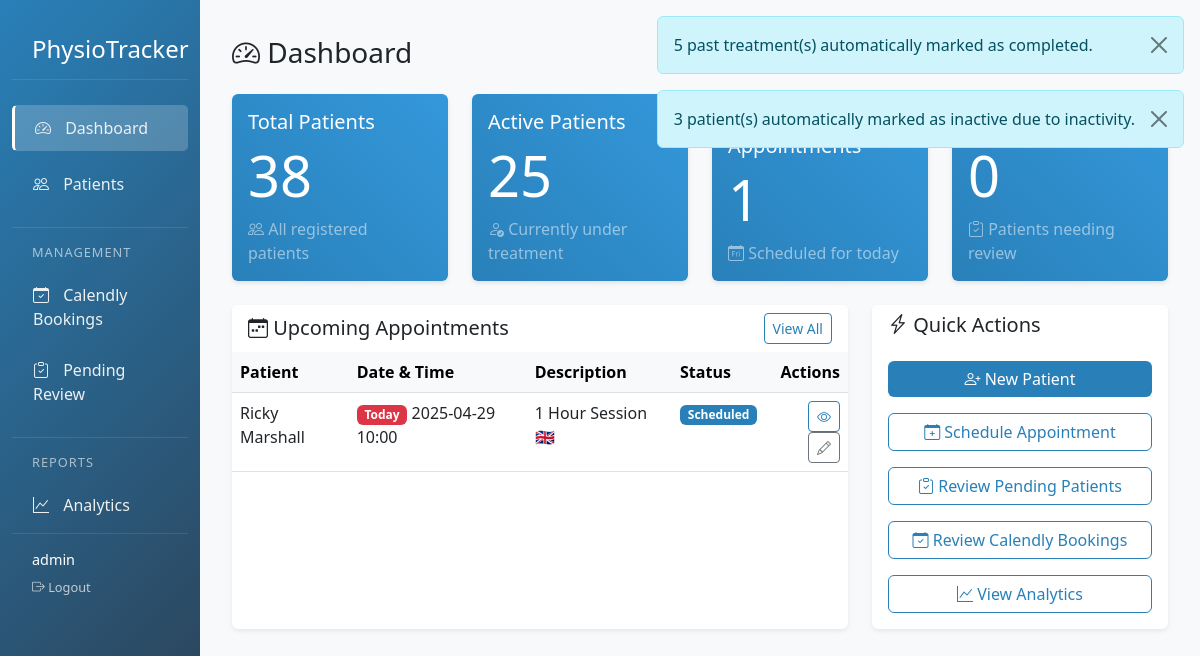
Screenshot of / (signed in) with the database file from the repository.
### app/models.py (models this page shows, shortened)
class User(db.Model, UserMixin):
    id = db.Column(db.Integer, primary_key=True)
    username = db.Column(db.String(64), unique=True, index=True)
    email = db.Column(db.String(120), unique=True, index=True)
    password_hash = db.Column(db.String(128))
    is_admin = db.Column(db.Boolean, default=False)
    created_at = db.Column(db.DateTime, default=datetime.utcnow)

class Treatment(db.Model):
    id = db.Column(db.Integer, primary_key=True)
    patient_id = db.Column(db.Integer, db.ForeignKey('patient.id'), nullable=False)
    date = db.Column(db.DateTime, nullable=False, default=datetime.utcnow)
    description = db.Column(db.Text, nullable=False)
    progress_notes = db.Column(db.Text)
    next_appointment = db.Column(db.DateTime)
    status = db.Column(db.String(20), default='Scheduled')
    created_at = db.Column(db.DateTime, default=datetime.utcnow)
    pain_level = db.Column(db.Integer)
    movement_restriction = db.Column(db.String(50))
    evaluation_data = db.Column(db.JSON)
    trigger_points = db.relationship('TriggerPoint', backref='treatment', lazy=True)

class Patient(db.Model):
    __tablename__ = 'patient'
    id = db.Column(db.Integer, primary_key=True)
    name = db.Column(db.String(100), nullable=False)
    date_of_birth = db.Column(db.Date)
    contact = db.Column(db.String(100))
    diagnosis = db.Column(db.String(200))
    treatment_plan = db.Column(db.Text)
    notes = db.Column(db.Text)
    status = db.Column(db.String(20), default='Active')
    created_at = db.Column(db.DateTime, default=datetime.utcnow)
    treatments = db.relationship('Treatment', backref='patient', lazy=True)

### app/routes/main.py (the view)
@main.route('/')
@login_required
def index():
    count_treatments = mark_past_treatments_as_completed()
    count_patients = mark_inactive_patients()
    if count_treatments > 0:
        flash(f"{count_treatments} past treatment(s) automatically marked as completed.", "info")
    if count_patients > 0:
        flash(f"{count_patients} patient(s) automatically marked as inactive due to inactivity.", "info")
    total_patients = Patient.query.count()
    active_patients = Patient.query.filter_by(status='Active').count()
    pending_review_count = Patient.query.filter_by(status='Pending Review').count()
    today = datetime.now().date()
    week_end = today + timedelta(days=7)
    month_end = today + timedelta(days=30)
    today_appointments = Treatment.query.filter(
        func.date(Treatment.next_appointment) == today
    ).count()
    upcoming_appointments = Treatment.query.filter(
        Treatment.next_appointment >= today
    ).order_by(Treatment.next_appointment).limit(5).all()
    recent_treatments = Treatment.query.order_by(
        Treatment.date.desc()
    ).limit(5).all()
    for appointment in upcoming_appointments:
        if appointment.next_appointment:
            appointment.next_appointment_datetime = appointment.next_appointment
            appointment.next_appointment_date = appointment.next_appointment.date()
    return render_template('index.html',
                           total_patients=total_patients,
                           active_patients=active_patients,
                           pending_review_count=pending_review_count,
                           today_appointments=today_appointments,
                           upcoming_appointments=upcoming_appointments,
                           recent_treatments=recent_treatments,
                           today=today,
                           week_end=week_end,
                           month_end=month_end)

### app/templates/index.html (shortened to what this page needs)
{% extends "base.html" %}
{% block content %}
<div class="container-fluid py-3">
    <h1 class="h3 mb-4"><i class="bi bi-speedometer2"></i> Dashboard</h1>
    <div class="row mb-4">
        <div class="col-md-3">
            <div class="card stats-card">
                <div class="card-body">
                    <h5 class="card-title text-white">Total Patients</h5>
                    <h2 class="display-4 text-white">{{ total_patients }}</h2>
                    <p class="card-text text-white-50">
                        <i class="bi bi-people"></i> All registered patients
                    </p>
                </div>
            </div>
        </div>
        <div class="col-md-3">
            <div class="card stats-card">
                <div class="card-body">
                    <h5 class="card-title text-white">Active Patients</h5>
                    <h2 class="display-4 text-white">{{ active_patients }}</h2>
                    <p class="card-text text-white-50">
                        <i class="bi bi-person-check"></i> Currently under treatment
                    </p>
                </div>
            </div>
        </div>
        <div class="col-md-3">
            <div class="card stats-card">
                <div class="card-body">
                    <h5 class="card-title text-white">Today's Appointments</h5>
                    <h2 class="display-4 text-white">{{ today_appointments }}</h2>
                    <p class="card-text text-white-50">
                        <i class="bi bi-calendar-day"></i> Scheduled for today
                    </p>
                </div>
            </div>
        </div>
        <div class="col-md-3">
            <div class="card stats-card">
                <div class="card-body">
                    <h5 class="card-title text-white">Pending Review</h5>
                    <h2 class="display-4 text-white">{{ pending_review_count }}</h2>
                    <p class="card-text text-white-50">
                        <i class="bi bi-clipboard-check"></i> Patients needing review
                    </p>
                </div>
            </div>
        </div>
    </div>
    <div class="row">
        <div class="col-md-8">
            <div class="card border-0 shadow-sm h-100">
                <div class="card-header bg-white border-0">
                    <div class="d-flex justify-content-between align-items-center">
                        <h5 class="mb-0"><i class="bi bi-calendar-week"></i> Upcoming Appointments</h5>
                        <a href="{{ url_for('main.appointments') }}" class="btn btn-sm btn-outline-primary">View All</a>
                    </div>
                </div>
                <div class="card-body p-0">
                    {% if upcoming_appointments %}
                    <div class="table-responsive">
                        <table class="table table-hover mb-0">
                            <thead class="table-light">
                                <tr>
                                    <th>Patient</th>
                                    <th>Date & Time</th>
                                    <th>Description</th>
                                    <th>Status</th>
                                    <th class="text-end">Actions</th>
                                </tr>
                            </thead>
                            <tbody>
                                {% for appointment in upcoming_appointments %}
                                <tr>
                                    <td>
                                        <a href="{{ url_for('main.patient_detail', id=appointment.patient.id) }}"
                                           class="text-decoration-none text-dark fw-medium">
                                           {{ appointment.patient.name }}
                                        </a>
                                    </td>
                                    <td>
                                        {% if appointment.next_appointment %}
                                            {% if appointment.next_appointment_date == today %}
                                                <span class="badge bg-danger">Today</span>
                                            {% elif appointment.next_appointment_date <= week_end %}
                                                <span class="badge bg-warning text-dark">This Week</span>
                                            {% endif %}
                                            <span class="text-dark">
                                                {{ appointment.next_appointment.strftime('%Y-%m-%d %H:%M') }}
                                            </span>
                                        {% else %}
                                            <span class="text-muted">Not scheduled</span>
                                        {% endif %}
                                    </td>
                                    <td>{{ appointment.description|truncate(30) }}</td>
                                    <td>
                                        <span class="badge bg-{{ 'primary' if appointment.status == 'Scheduled' else 'success' }}">
                                            {{ appointment.status }}
                                        </span>
                                    </td>
                                    <td class="text-end">
                                        <a href="{{ url_for('main.view_treatment', id=appointment.id) }}"
                                           class="btn btn-sm btn-outline-primary">
                                            <i class="bi bi-eye"></i>
                                        </a>
                                        <a href="{{ url_for('main.edit_treatment', id=appointment.id) }}"
                                           class="btn btn-sm btn-outline-secondary">
                                            <i class="bi bi-pencil"></i>
                                        </a>
                                    </td>
                                </tr>
                                {% endfor %}
                            </tbody>
                        </table>
                    </div>
                    {% endif %}
                </div>
            </div>
        </div>
        <div class="col-md-4">
            <div class="card border-0 shadow-sm h-100">
                <div class="card-header bg-white border-0">
                    <h5 class="mb-0"><i class="bi bi-lightning-charge"></i> Quick Actions</h5>
                </div>
                <div class="card-body">
                    <div class="d-grid gap-3">
                        <a href="{{ url_for('main.new_patient') }}" class="btn btn-primary">
                            <i class="bi bi-person-plus"></i> New Patient
                        </a>
                        <button class="btn btn-outline-primary" onclick="openCalendly()">
                            <i class="bi bi-calendar-plus"></i> Schedule Appointment
                        </button>
                        <a href="{{ url_for('main.patients_list', status='Pending Review') }}" class="btn btn-outline-primary">
                            <i class="bi bi-clipboard-check"></i> Review Pending Patients
                        </a>
                        <a href="{{ url_for('main.review_calendly_bookings') }}" class="btn btn-outline-primary">
                            <i class="bi bi-calendar-check"></i> Review Calendly Bookings
                        </a>
                        <a href="{{ url_for('main.analytics') }}" class="btn btn-outline-primary">
                            <i class="bi bi-graph-up"></i> View Analytics
                        </a>
                    </div>
                </div>
            </div>
        </div>
    </div>
</div>
{% endblock %}

### app/templates/base.html (shortened to what this page needs)
<!DOCTYPE html>
<html lang="en">
<head>
    <link href="https://cdn.jsdelivr.net/npm/bootstrap@5.3.0/dist/css/bootstrap.min.css" rel="stylesheet">
    <link rel="stylesheet" href="https://cdn.jsdelivr.net/npm/bootstrap-icons@1.7.2/font/bootstrap-icons.css">
    <link href="https://assets.calendly.com/assets/external/widget.css" rel="stylesheet">
</head>
<body>
    <div class="container-fluid">
        <div class="row">
            <div class="sidebar col-md-2 col-lg-2 d-md-block">
                <div class="sidebar-header">
                    <h3>PhysioTracker</h3>
                </div>
                <ul class="nav flex-column">
                    <li class="nav-item">
                        <a class="nav-link {% if request.path == '/' %}active{% endif %}" href="{{ url_for('main.index') }}">
                            <i class="bi bi-speedometer2"></i> Dashboard
                        </a>
                    </li>
                    <li class="nav-item">
                        <a class="nav-link {% if '/patients' in request.path %}active{% endif %}" href="{{ url_for('main.patients_list') }}">
                            <i class="bi bi-people"></i> Patients
                        </a>
                    </li>
                    <div class="nav-section">
                        <div class="nav-section-title">Management</div>
                        <li class="nav-item">
                            <a class="nav-link {% if '/calendly/review' in request.path %}active{% endif %}" href="{{ url_for('main.review_calendly_bookings') }}">
                                <i class="bi bi-calendar-check"></i> Calendly Bookings
                            </a>
                        </li>
                        <li class="nav-item">
                            <a class="nav-link {% if '/patients' in request.path and request.args.get('status') == 'Pending Review' %}active{% endif %}"
                               href="{{ url_for('main.patients_list', status='Pending Review') }}">
                                <i class="bi bi-clipboard-check"></i> Pending Review
                                {% set pending_count = get_pending_review_count() %}
                            </a>
                        </li>
                    </div>
                    <div class="nav-section">
                        <div class="nav-section-title">Reports</div>
                        <li class="nav-item">
                            <a class="nav-link {% if '/analytics' in request.path %}active{% endif %}" href="{{ url_for('main.analytics') }}">
                                <i class="bi bi-graph-up"></i> Analytics
                            </a>
                        </li>
                    </div>
                </ul>
                <div class="sidebar-footer">
                    <div class="user-info">
                        <span class="user-name">{{ current_user.username }}</span>
                        <a href="{{ url_for('auth.logout') }}" class="logout-link">
                            <i class="bi bi-box-arrow-right"></i> Logout
                        </a>
                    </div>
                </div>
            </div>
            <main class="col-md-10 ms-sm-auto content">
                <div class="alert-container position-fixed top-0 end-0 p-3" style="z-index: 1050">
                    {% with messages = get_flashed_messages(with_categories=true) %}
                        {% if messages %}
                            {% for category, message in messages %}
                                <div class="alert alert-{{ category }} alert-dismissible fade show" role="alert">
                                    {{ message }}
                                    <button type="button" class="btn-close" data-bs-dismiss="alert" aria-label="Close"></button>
                                </div>
                            {% endfor %}
                        {% endif %}
                    {% endwith %}
                </div>
                {% block content %}{% endblock %}
            </main>
        </div>
    </div>
</body>
</html>

### rows the page displays
User: username "admin"
Treatment: patient.name "Ricky Marshall", next_appointment "2025-04-29 10:00", description "1 Hour Session 🇬🇧", status "Scheduled"

### other values shown
{{ message }} "5 past treatment(s) automatically marked as completed." "3 patient(s) automatically marked as inactive due to inactivity."
{{ total_patients }} "38"
{{ active_patients }} "25"
{{ today_appointments }} "1"
{{ pending_review_count }} "0"
